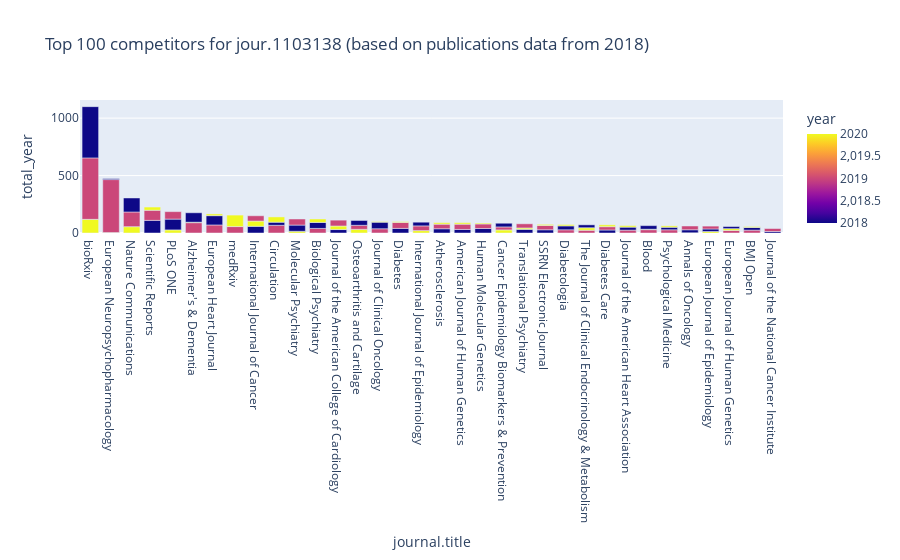

Write notebook code for a chart like this one.
### Markdown cell above
## Visualizations

### Code cell
threshold = 100
temp = journals.sort_values("total", ascending=False)[:threshold]

px.bar(journals[:threshold], 
       x="journal.title", y="total_year", 
       color="year",
       hover_name="journal.title", 
       hover_data=['journal.id', 'journal.title', 'total' ], 
       title=f"Top {threshold} competitors for {journal_id} (based on publications data from {start_year})")

### Figure 1 — Plotly figure (JSON) as saved in the notebook; plotly's stock layout.template omitted (floating-point values rounded to 4 significant figures; data arrays with more than 128 entries replaced by an {"elided": "..."} marker saying what was removed)
{"data": [{"alignmentgroup": "True", "customdata": {"elided": "100x3 mixed values"}, "hovertemplate": "<b>%{hovertext}</b><br><br>journal.title=%{customdata[1]}<br>total_year=%{y}<br>journal.id=%{customdata[0]}<br>total=%{customdata[2]}<br>year=%{marker.color}<extra></extra>", "hovertext": ["bioRxiv", "bioRxiv", "bioRxiv", "European Neuropsychopharmacology", "European Neuropsychopharmacology", "European Neuropsychopharmacology", "Nature Communications", "Nature Communications", "Nature Communications", "Scientific Reports", "Scientific Reports", "Scientific Reports", "PLoS ONE", "PLoS ONE", "PLoS ONE", "Alzheimer's & Dementia", "Alzheimer's & Dementia", "Alzheimer's & Dementia", "European Heart Journal", "European Heart Journal", "European Heart Journal", "medRxiv", "medRxiv", "International Journal of Cancer", "International Journal of Cancer", "International Journal of Cancer", "Circulation", "Circulation", "Circulation", "Molecular Psychiatry", "Biological Psychiatry", "Molecular Psychiatry", "Biological Psychiatry", "Biological Psychiatry", "Molecular Psychiatry", "Journal of the American College of Cardiology", "Journal of the American College of Cardiology", "Journal of the American College of Cardiology", "Osteoarthritis and Cartilage", "Osteoarthritis and Cartilage", "Osteoarthritis and Cartilage", "Journal of Clinical Oncology", "Journal of Clinical Oncology", "Journal of Clinical Oncology", "Diabetes", "Diabetes", "Diabetes", "International Journal of Epidemiology", "International Journal of Epidemiology", "International Journal of Epidemiology", "Atherosclerosis", "American Journal of Human Genetics", "Atherosclerosis", "Atherosclerosis", "American Journal of Human Genetics", "American Journal of Human Genetics", "Human Molecular Genetics", "Human Molecular Genetics", "Human Molecular Genetics", "Cancer Epidemiology Biomarkers & Prevention", "Cancer Epidemiology Biomarkers & Prevention", "Cancer Epidemiology Biomarkers & Prevention", "Translational Psychiatry", "Translational Psychiatry", "Translational Psychiatry", "SSRN Electronic Journal", "SSRN Electronic Journal", "SSRN Electronic Journal", "Diabetologia", "Diabetologia", "Diabetologia", "The Journal of Clinical Endocrinology & Metabolism", "Diabetes Care", "The Journal of Clinical Endocrinology & Metabolism", "Diabetes Care", "Diabetes Care", "The Journal of Clinical Endocrinology & Metabolism", "Journal of the American Heart Association", "Journal of the American Heart Association", "Blood", "Blood", "Journal of the American Heart Association", "Blood", "Psychological Medicine", "Psychological Medicine", "Psychological Medicine", "Annals of Oncology", "Annals of Oncology", "Annals of Oncology", "European Journal of Epidemiology", "European Journal of Epidemiology", "European Journal of Epidemiology", "European Journal of Human Genetics", "European Journal of Human Genetics", "BMJ Open", "BMJ Open", "BMJ Open", "European Journal of Human Genetics", "Journal of the National Cancer Institute", "Journal of the National Cancer Institute"], "legendgroup": "", "marker": {"color": [2020, 2019, 2018, 2020, 2019, 2018, 2020, 2019, 2018, 2018, 2019, 2020, 2020, 2018, 2019, 2019, 2020, 2018, 2019, 2018, 2020, 2019, 2020, 2018, 2020, 2019, 2019, 2018, 2020, 2020, 2019, 2018, 2018, 2020, 2019, 2018, 2020, 2019, 2020, 2019, 2018, 2019, 2018, 2020, 2018, 2019, 2020, 2020, 2019, 2018, 2018, 2018, 2019, 2020, 2019, 2020, 2018, 2019, 2020, 2020, 2019, 2018, 2018, 2020, 2019, 2018, 2019, 2020, 2019, 2018, 2020, 2019, 2018, 2020, 2019, 2020, 2018, 2019, 2018, 2019, 2020, 2020, 2018, 2019, 2018, 2020, 2020, 2018, 2019, 2020, 2018, 2019, 2019, 2020, 2019, 2018, 2020, 2018, 2018, 2019], "coloraxis": "coloraxis"}, "name": "", "offsetgroup": "", "orientation": "v", "showlegend": false, "textposition": "auto", "type": "bar", "x": ["bioRxiv", "bioRxiv", "bioRxiv", "European Neuropsychopharmacology", "European Neuropsychopharmacology", "European Neuropsychopharmacology", "Nature Communications", "Nature Communications", "Nature Communications", "Scientific Reports", "Scientific Reports", "Scientific Reports", "PLoS ONE", "PLoS ONE", "PLoS ONE", "Alzheimer's & Dementia", "Alzheimer's & Dementia", "Alzheimer's & Dementia", "European Heart Journal", "European Heart Journal", "European Heart Journal", "medRxiv", "medRxiv", "International Journal of Cancer", "International Journal of Cancer", "International Journal of Cancer", "Circulation", "Circulation", "Circulation", "Molecular Psychiatry", "Biological Psychiatry", "Molecular Psychiatry", "Biological Psychiatry", "Biological Psychiatry", "Molecular Psychiatry", "Journal of the American College of Cardiology", "Journal of the American College of Cardiology", "Journal of the American College of Cardiology", "Osteoarthritis and Cartilage", "Osteoarthritis and Cartilage", "Osteoarthritis and Cartilage", "Journal of Clinical Oncology", "Journal of Clinical Oncology", "Journal of Clinical Oncology", "Diabetes", "Diabetes", "Diabetes", "International Journal of Epidemiology", "International Journal of Epidemiology", "International Journal of Epidemiology", "Atherosclerosis", "American Journal of Human Genetics", "Atherosclerosis", "Atherosclerosis", "American Journal of Human Genetics", "American Journal of Human Genetics", "Human Molecular Genetics", "Human Molecular Genetics", "Human Molecular Genetics", "Cancer Epidemiology Biomarkers & Prevention", "Cancer Epidemiology Biomarkers & Prevention", "Cancer Epidemiology Biomarkers & Prevention", "Translational Psychiatry", "Translational Psychiatry", "Translational Psychiatry", "SSRN Electronic Journal", "SSRN Electronic Journal", "SSRN Electronic Journal", "Diabetologia", "Diabetologia", "Diabetologia", "The Journal of Clinical Endocrinology & Metabolism", "Diabetes Care", "The Journal of Clinical Endocrinology & Metabolism", "Diabetes Care", "Diabetes Care", "The Journal of Clinical Endocrinology & Metabolism", "Journal of the American Heart Association", "Journal of the American Heart Association", "Blood", "Blood", "Journal of the American Heart Association", "Blood", "Psychological Medicine", "Psychological Medicine", "Psychological Medicine", "Annals of Oncology", "Annals of Oncology", "Annals of Oncology", "European Journal of Epidemiology", "European Journal of Epidemiology", "European Journal of Epidemiology", "European Journal of Human Genetics", "European Journal of Human Genetics", "BMJ Open", "BMJ Open", "BMJ Open", "European Journal of Human Genetics", "Journal of the National Cancer Institute", "Journal of the National Cancer Institute"], "xaxis": "x", "y": [119, 535, 446, 4, 461, 8, 55, 128, 122, 110, 88, 28, 27, 94, 65, 90, 4, 82, 70, 81, 15, 56, 100, 58, 46, 46, 67, 27, 46, 15, 40, 54, 52, 30, 53, 30, 31, 51, 32, 35, 42, 37, 57, 6, 40, 52, 7, 21, 41, 32, 37, 31, 40, 13, 46, 13, 39, 40, 8, 27, 26, 32, 32, 12, 36, 28, 37, 10, 28, 34, 12, 24, 26, 22, 29, 16, 25, 25, 26, 29, 4, 13, 31, 28, 22, 12, 2, 26, 33, 13, 22, 25, 22, 16, 25, 23, 8, 18, 13, 26], "yaxis": "y"}], "layout": {"autosize": true, "barmode": "relative", "coloraxis": {"colorbar": {"title": {"text": "year"}}, "colorscale": [[0, "#0d0887"], [0.1111, "#46039f"], [0.2222, "#7201a8"], [0.3333, "#9c179e"], [0.4444, "#bd3786"], [0.5556, "#d8576b"], [0.6667, "#ed7953"], [0.7778, "#fb9f3a"], [0.8889, "#fdca26"], [1, "#f0f921"]]}, "legend": {"tracegroupgap": 0}, "title": {"text": "Top 100 competitors for jour.1103138 (based on publications data from 2018)"}, "xaxis": {"anchor": "y", "autorange": true, "domain": [0, 1], "range": [-0.5, 33.5], "title": {"text": "journal.title"}, "type": "category"}, "yaxis": {"anchor": "x", "autorange": true, "domain": [0, 1], "range": [0, 1158.0], "title": {"text": "total_year"}, "type": "linear"}}}
